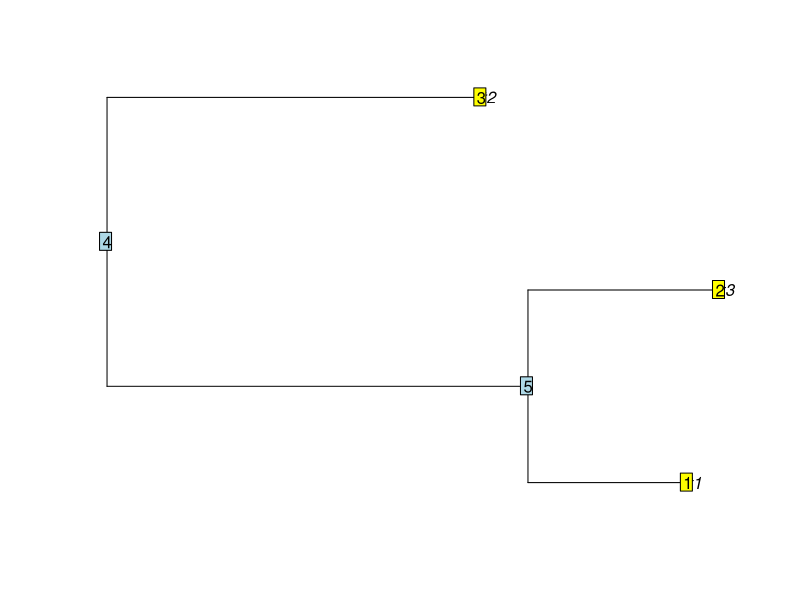

Here is the R script that generated this plot:
library(ape)
edge1 <- matrix(c(
  5, 3,
  3, 1,
  3, 2,
  5, 4
), byrow = TRUE, ncol = 2)

tip.label <- c("t1", "t2", "t3")

edge.length <- rep(1, nrow(edge1))

Nnode <- 2

tree <- list(edge = edge1,
             tip.label = tip.label,
             edge.length = edge.length,
             Nnode = Nnode)
class(tree) <- "phylo"

## plot(tree, type = "phylogram", show.node.label = TRUE,  edge.width = 2, cex = 0.8)
## tiplabels()
## nodelabels()
tree$edge <- matrix(c(
  5, 1,
  5, 4,
  4, 2,
  4, 3),
  byrow = TRUE, ncol = 2)
## plot(tree)  ## core dump!

str(tree)
is.binary(tree)
is.rooted(tree)
is.ultrametric(tree)

set.seed(101)
tree2 <- rtree(3)
unclass(tree2)

## edge: a two-column matrix of mode numeric where each row represents
##       an edge of the tree; the nodes and the tips are symbolized
##       with numbers; the tips are numbered 1, 2, ..., and the nodes
##       are numbered after the tips. For each row, the first column
##       gives the ancestor.

plot(tree2)
tiplabels()
nodelabels()

